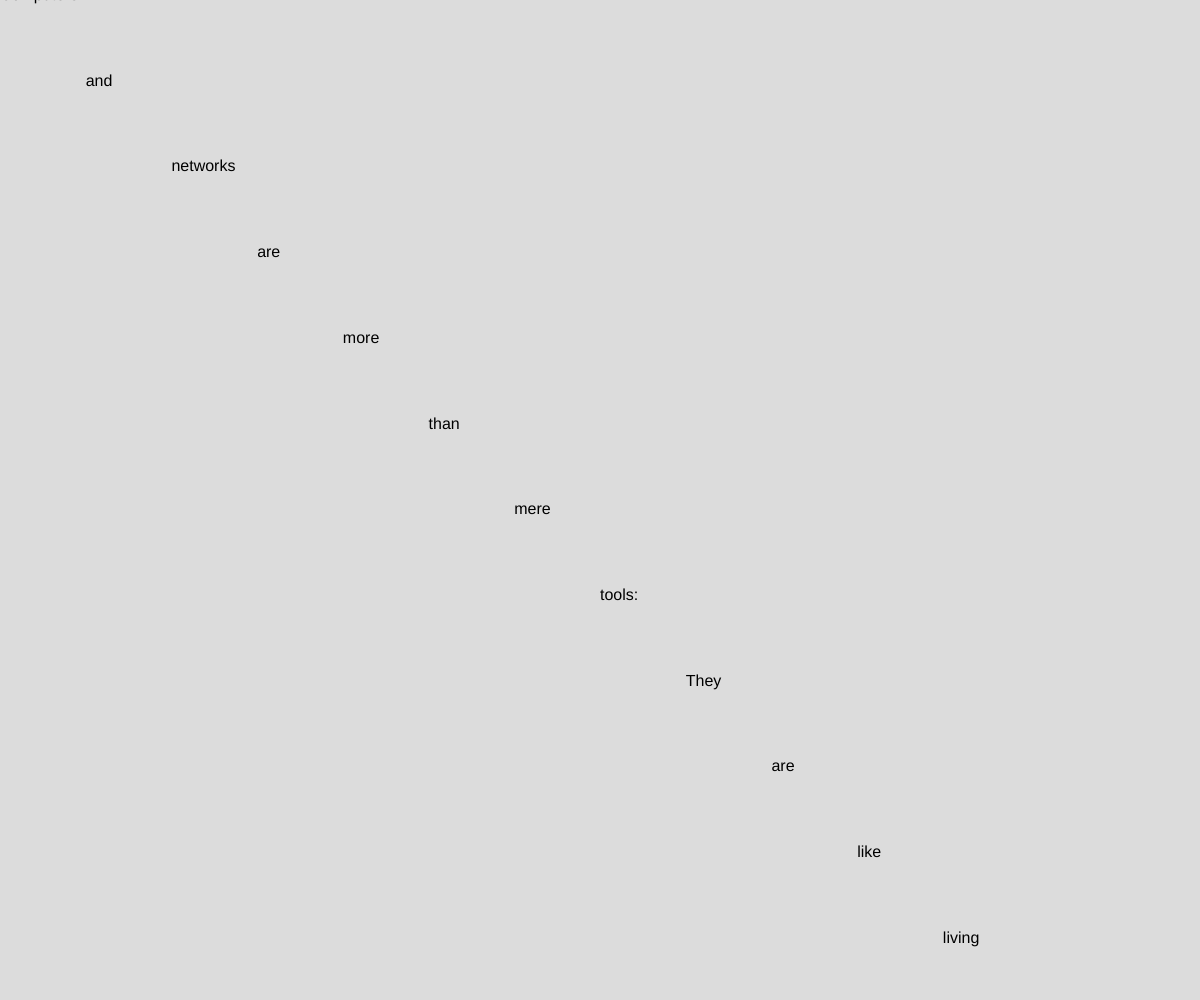
Frame 1 (no input)
Frame 60 (no input): identical to frame 1, image omitted
Frame 120 (the mouse pressed at the canvas centre since frame 60): identical to frame 1, image omitted

The p5.js sketch that drew this single still picture (run headless with seeded random() and noise() and a simulated clock; from frame 60 on, the mouse is pressed at the canvas centre):

// p5.js sketch
// ── sketch.js
// TODO: strings and text
//       iterate letters
//       iterate words


let mString = "Computers and networks are more than mere tools: They are like living things, themselves.";

function setup() {
  createCanvas(windowWidth, windowHeight);
  background(220);
textSize(16);
 
  let mWords=mString.split(" ");
  for (let idx = 0; idx < mWords.length; idx++) {

    let pos =map(idx, 0, mWords.length, 0, windowWidth);
    text(mWords[idx], pos, pos);
    
  }
  print(mString);
  print(mWords);
}
function draw() {
  // TODO: strings and text
//       iterate letters
//       iterate words


}
